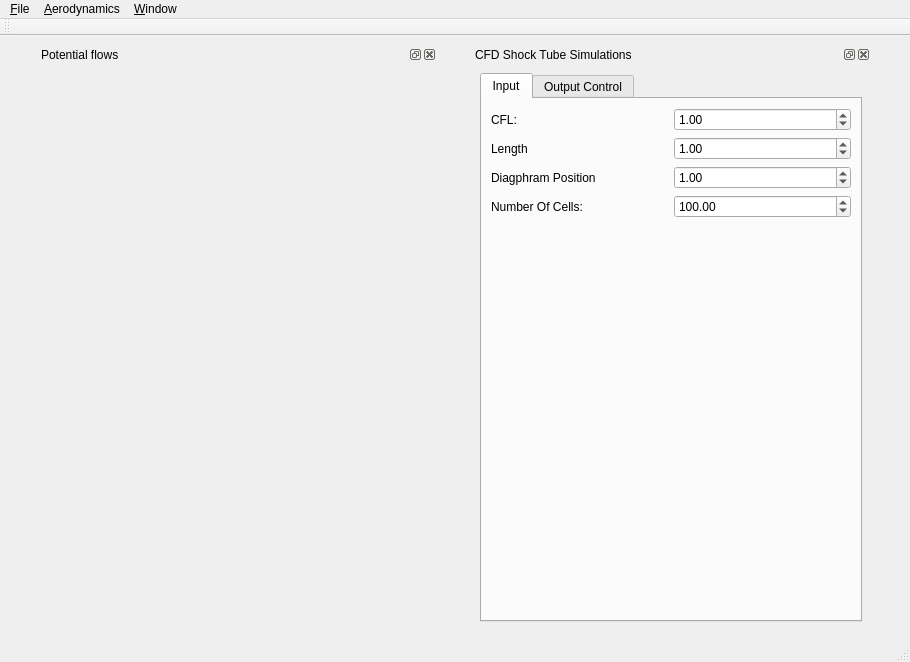
<?xml version="1.0" encoding="UTF-8"?>
<ui version="4.0">
 <class>MainWindow</class>
 <widget class="QMainWindow" name="MainWindow">
  <property name="windowModality">
   <enum>Qt::ApplicationModal</enum>
  </property>
  <property name="geometry">
   <rect>
    <x>0</x>
    <y>0</y>
    <width>910</width>
    <height>662</height>
   </rect>
  </property>
  <property name="sizePolicy">
   <sizepolicy hsizetype="Expanding" vsizetype="Expanding">
    <horstretch>0</horstretch>
    <verstretch>0</verstretch>
   </sizepolicy>
  </property>
  <property name="mouseTracking">
   <bool>false</bool>
  </property>
  <property name="windowTitle">
   <string>EduAeroSpace</string>
  </property>
  <property name="toolTip">
   <string extracomment="Educational package for novice Aerospace Community"/>
  </property>
  <property name="whatsThis">
   <string extracomment="Educational package for novice Aerospace Community"/>
  </property>
  <property name="autoFillBackground">
   <bool>false</bool>
  </property>
  <property name="dockNestingEnabled">
   <bool>false</bool>
  </property>
  <property name="dockOptions">
   <set>QMainWindow::AllowTabbedDocks|QMainWindow::AnimatedDocks</set>
  </property>
  <widget class="QWidget" name="centralwidget">
   <layout class="QVBoxLayout" name="verticalLayout_3">
    <item>
     <layout class="QHBoxLayout" name="horizontalLayout_Main">
      <property name="sizeConstraint">
       <enum>QLayout::SetMaximumSize</enum>
      </property>
      <item>
       <widget class="QDockWidget" name="Input_Dock_2">
        <property name="enabled">
         <bool>true</bool>
        </property>
        <property name="sizePolicy">
         <sizepolicy hsizetype="Expanding" vsizetype="Expanding">
          <horstretch>0</horstretch>
          <verstretch>0</verstretch>
         </sizepolicy>
        </property>
        <property name="minimumSize">
         <size>
          <width>400</width>
          <height>423</height>
         </size>
        </property>
        <property name="maximumSize">
         <size>
          <width>400</width>
          <height>524287</height>
         </size>
        </property>
        <property name="autoFillBackground">
         <bool>false</bool>
        </property>
        <property name="inputMethodHints">
         <set>Qt::ImhNone</set>
        </property>
        <property name="floating">
         <bool>false</bool>
        </property>
        <property name="features">
         <set>QDockWidget::AllDockWidgetFeatures</set>
        </property>
        <property name="allowedAreas">
         <set>Qt::NoDockWidgetArea</set>
        </property>
        <property name="windowTitle">
         <string>Potential flows</string>
        </property>
        <widget class="QWidget" name="dockWidgetContents_4">
         <layout class="QVBoxLayout" name="verticalLayout_4"/>
        </widget>
       </widget>
      </item>
      <item>
       <widget class="QDockWidget" name="InputCFD_Dock">
        <property name="enabled">
         <bool>true</bool>
        </property>
        <property name="sizePolicy">
         <sizepolicy hsizetype="Expanding" vsizetype="Expanding">
          <horstretch>0</horstretch>
          <verstretch>0</verstretch>
         </sizepolicy>
        </property>
        <property name="minimumSize">
         <size>
          <width>400</width>
          <height>423</height>
         </size>
        </property>
        <property name="maximumSize">
         <size>
          <width>400</width>
          <height>524287</height>
         </size>
        </property>
        <property name="autoFillBackground">
         <bool>false</bool>
        </property>
        <property name="inputMethodHints">
         <set>Qt::ImhNone</set>
        </property>
        <property name="floating">
         <bool>false</bool>
        </property>
        <property name="features">
         <set>QDockWidget::AllDockWidgetFeatures</set>
        </property>
        <property name="allowedAreas">
         <set>Qt::NoDockWidgetArea</set>
        </property>
        <property name="windowTitle">
         <string>CFD Shock Tube Simulations</string>
        </property>
        <widget class="QWidget" name="dockWidgetContents_5">
         <layout class="QVBoxLayout" name="verticalLayout_6">
          <item>
           <widget class="QTabWidget" name="tabWidget_cfdInput">
            <property name="enabled">
             <bool>true</bool>
            </property>
            <property name="sizePolicy">
             <sizepolicy hsizetype="Expanding" vsizetype="Expanding">
              <horstretch>0</horstretch>
              <verstretch>0</verstretch>
             </sizepolicy>
            </property>
            <property name="maximumSize">
             <size>
              <width>400</width>
              <height>16777215</height>
             </size>
            </property>
            <property name="tabPosition">
             <enum>QTabWidget::North</enum>
            </property>
            <property name="tabShape">
             <enum>QTabWidget::Rounded</enum>
            </property>
            <property name="currentIndex">
             <number>0</number>
            </property>
            <property name="tabsClosable">
             <bool>false</bool>
            </property>
            <widget class="QWidget" name="tab_potInput_2">
             <attribute name="title">
              <string>Input</string>
             </attribute>
             <layout class="QVBoxLayout" name="verticalLayout_7">
              <item>
               <layout class="QHBoxLayout" name="horizontalLayout_14">
                <item>
                 <widget class="QLabel" name="label_cfl">
                  <property name="text">
                   <string>CFL:</string>
                  </property>
                  <property name="buddy">
                   <cstring>lineEdit_X</cstring>
                  </property>
                 </widget>
                </item>
                <item>
                 <widget class="QDoubleSpinBox" name="doubleSpinBox_CFL">
                  <property name="decimals">
                   <number>2</number>
                  </property>
                  <property name="minimum">
                   <double>0.000000000000000</double>
                  </property>
                  <property name="maximum">
                   <double>100000.000000000000000</double>
                  </property>
                  <property name="singleStep">
                   <double>0.100000000000000</double>
                  </property>
                  <property name="value">
                   <double>1.000000000000000</double>
                  </property>
                 </widget>
                </item>
               </layout>
              </item>
              <item>
               <layout class="QHBoxLayout" name="horizontalLayout_15">
                <item>
                 <widget class="QLabel" name="label_cfdLength">
                  <property name="text">
                   <string>Length</string>
                  </property>
                  <property name="buddy">
                   <cstring>lineEdit_X</cstring>
                  </property>
                 </widget>
                </item>
                <item>
                 <widget class="QDoubleSpinBox" name="doubleSpinBox_cfdLength">
                  <property name="minimum">
                   <double>0.000000000000000</double>
                  </property>
                  <property name="maximum">
                   <double>1000000000.000000000000000</double>
                  </property>
                  <property name="singleStep">
                   <double>1.000000000000000</double>
                  </property>
                  <property name="value">
                   <double>1.000000000000000</double>
                  </property>
                 </widget>
                </item>
               </layout>
              </item>
              <item>
               <layout class="QHBoxLayout" name="horizontalLayout_16">
                <item>
                 <widget class="QLabel" name="label_cfdDiaphramPosition">
                  <property name="text">
                   <string>Diagphram Position</string>
                  </property>
                  <property name="buddy">
                   <cstring>lineEdit_X</cstring>
                  </property>
                 </widget>
                </item>
                <item>
                 <widget class="QDoubleSpinBox" name="doubleSpinBox_cfdDiphrmPostn">
                  <property name="minimum">
                   <double>0.000000000000000</double>
                  </property>
                  <property name="maximum">
                   <double>1000000000.000000000000000</double>
                  </property>
                  <property name="singleStep">
                   <double>1.000000000000000</double>
                  </property>
                  <property name="value">
                   <double>1.000000000000000</double>
                  </property>
                 </widget>
                </item>
               </layout>
              </item>
              <item>
               <layout class="QHBoxLayout" name="horizontalLayout_13">
                <item>
                 <widget class="QLabel" name="label_cfdNoOfCells">
                  <property name="text">
                   <string>Number Of Cells:</string>
                  </property>
                  <property name="buddy">
                   <cstring>lineEdit_X</cstring>
                  </property>
                 </widget>
                </item>
                <item>
                 <widget class="QDoubleSpinBox" name="doubleSpinBox_cfdcellNum">
                  <property name="minimum">
                   <double>1.000000000000000</double>
                  </property>
                  <property name="maximum">
                   <double>1000000000.000000000000000</double>
                  </property>
                  <property name="singleStep">
                   <double>10.000000000000000</double>
                  </property>
                  <property name="value">
                   <double>100.000000000000000</double>
                  </property>
                 </widget>
                </item>
               </layout>
              </item>
              <item>
               <spacer name="verticalSpacer_2">
                <property name="orientation">
                 <enum>Qt::Vertical</enum>
                </property>
                <property name="sizeHint" stdset="0">
                 <size>
                  <width>20</width>
                  <height>40</height>
                 </size>
                </property>
               </spacer>
              </item>
             </layout>
            </widget>
            <widget class="QWidget" name="tab_potOutputControl_2">
             <attribute name="title">
              <string>Output Control</string>
             </attribute>
            </widget>
           </widget>
          </item>
         </layout>
        </widget>
       </widget>
      </item>
     </layout>
    </item>
   </layout>
  </widget>
  <widget class="QMenuBar" name="menubar">
   <property name="geometry">
    <rect>
     <x>0</x>
     <y>0</y>
     <width>910</width>
     <height>25</height>
    </rect>
   </property>
   <widget class="QMenu" name="menu_File">
    <property name="title">
     <string>&amp;File</string>
    </property>
    <addaction name="action_Save"/>
    <addaction name="separator"/>
    <addaction name="action_Quit"/>
   </widget>
   <widget class="QMenu" name="menu_Window">
    <property name="title">
     <string>&amp;Window</string>
    </property>
    <addaction name="action_Clear_All"/>
   </widget>
   <widget class="QMenu" name="menu_Aerodynamics">
    <property name="title">
     <string>&amp;Aerodynamics</string>
    </property>
    <addaction name="action_Potential_Flows"/>
    <addaction name="actionPanel_Methods"/>
    <addaction name="actionCFD"/>
    <addaction name="separator"/>
    <addaction name="action_Clear_all"/>
   </widget>
   <addaction name="menu_File"/>
   <addaction name="menu_Aerodynamics"/>
   <addaction name="menu_Window"/>
  </widget>
  <widget class="QStatusBar" name="statusbar"/>
  <widget class="QToolBar" name="toolBar_Icons">
   <property name="windowTitle">
    <string>toolBar</string>
   </property>
   <attribute name="toolBarArea">
    <enum>TopToolBarArea</enum>
   </attribute>
   <attribute name="toolBarBreak">
    <bool>false</bool>
   </attribute>
  </widget>
  <action name="action_Save">
   <property name="text">
    <string>&amp;Save</string>
   </property>
  </action>
  <action name="action_Quit">
   <property name="text">
    <string>&amp;Quit</string>
   </property>
   <property name="shortcut">
    <string>Ctrl+Q</string>
   </property>
  </action>
  <action name="action_Tools">
   <property name="text">
    <string>&amp;Tools</string>
   </property>
  </action>
  <action name="action_Potential_Flows">
   <property name="text">
    <string>&amp;Potential Flows</string>
   </property>
  </action>
  <action name="actionPanel_Methods">
   <property name="text">
    <string>Panel Methods</string>
   </property>
  </action>
  <action name="actionCFD">
   <property name="text">
    <string>CFD</string>
   </property>
  </action>
  <action name="action_Clear_all">
   <property name="text">
    <string>&amp;Clear all</string>
   </property>
  </action>
  <action name="action_Clear_All">
   <property name="text">
    <string>&amp;Clear All</string>
   </property>
  </action>
 </widget>
 <resources/>
 <connections>
  <connection>
   <sender>action_Quit</sender>
   <signal>activated()</signal>
   <receiver>MainWindow</receiver>
   <slot>close()</slot>
   <hints>
    <hint type="sourcelabel">
     <x>-1</x>
     <y>-1</y>
    </hint>
    <hint type="destinationlabel">
     <x>449</x>
     <y>299</y>
    </hint>
   </hints>
  </connection>
 </connections>
</ui>
